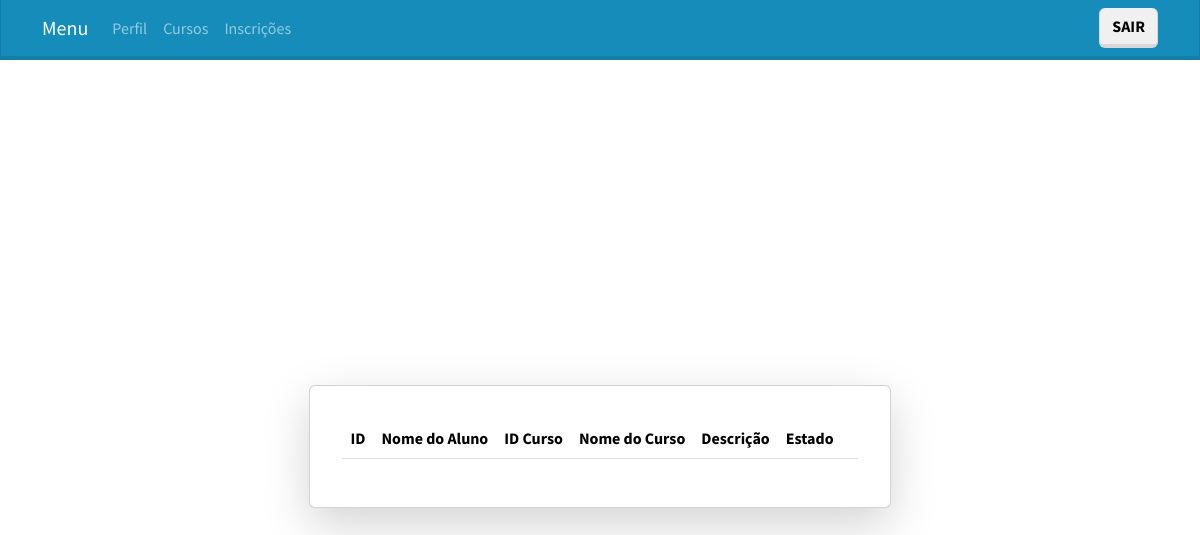
The app's page /paginas/gerirInscricoes.php (signed in), older data.
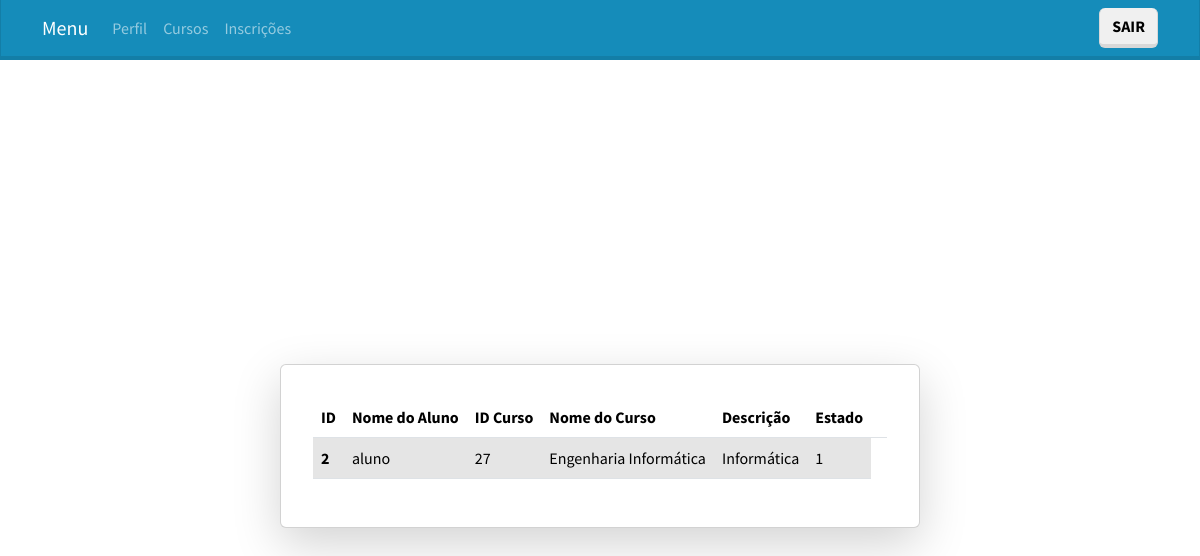
The same page, newer data.
### tables this page shows
CREATE TABLE `inscricao` (
  `id_utilizador` int(40) NOT NULL,
  `id_curso` int(40) NOT NULL,
  `descricao` varchar(200) NOT NULL,
  `estado` int(1) NOT NULL DEFAULT 0
);

CREATE TABLE `utilizador` (
  `id_utilizador` int(40) NOT NULL,
  `nome` varchar(60) NOT NULL,
  `password` varchar(100) NOT NULL,
  `morada` varchar(100) NOT NULL,
  `email` varchar(100) NOT NULL,
  `telemovel` int(10) NOT NULL,
  `tipo_utilizador` int(1) NOT NULL DEFAULT 0
);

CREATE TABLE `curso` (
  `id_curso` int(40) NOT NULL,
  `nome` varchar(100) NOT NULL,
  `descricao` varchar(100) NOT NULL,
  `vagas` int(40) NOT NULL,
  `vagas_preenchidas` int(40) NOT NULL,
  `data_inicio` date NOT NULL,
  `data_fim` date NOT NULL,
  `metodo_selecao` varchar(100) NOT NULL
);

### paginas/gerirInscricoes.php (the view, shortened to what this page needs)
<!DOCTYPE html>
<?php
    include 'cabecalho.php';
?>
<html lang="pt">
<head>
    <link rel="stylesheet" href="bootstrap.css">
</head>
<body>
    <div class="container d-flex justify-content-center align-items-center" style="height: 100vh;">
        <div class="card shadow-lg p-3 mb-5 bg-white rounded" style="margin-top: 20px;">
            <div class="card-body">
                <?php if (!empty($_SESSION['tipo_utilizador']) && ($_SESSION['tipo_utilizador'] == 1 || $_SESSION['tipo_utilizador'] == 3)) : ?>
                    <table class="table table-hover">
                        <thead>
                            <tr>
                                <th scope="col">ID</th>
                                <th scope="col">Nome do Aluno</th>
                                <th scope="col">ID Curso</th>
                                <th scope="col">Nome do Curso</th>
                                <th scope="col">Descrição</th>
                                <th scope="col">Estado</th>
                                <th scope="col"></th>
                            </tr>
                        </thead>
                        <tbody>
                            <?php
                            $sql = "SELECT i.id_utilizador, u.nome AS nome_aluno, c.id_curso, c.nome AS nome_curso, c.descricao, i.estado
                                    FROM inscricao i
                                    INNER JOIN utilizador u ON i.id_utilizador = u.id_utilizador
                                    INNER JOIN curso c ON i.id_curso = c.id_curso";
                            $result = mysqli_query($conn, $sql);
                            if (!$result) {
                                echo "Error: " . mysqli_error($conn);
                            } else {
                                while ($row = mysqli_fetch_assoc($result)) {
                                    ?>
                                <tr class="table-active">
                                    <th scope="row"><?php echo $row['id_utilizador']; ?></th>
                                    <td><?php echo $row['nome_aluno']; ?></td>
                                    <td><?php echo $row['id_curso']; ?></td>
                                    <td><?php echo $row['nome_curso']; ?></td>
                                    <td><?php echo $row['descricao']; ?></td>
                                    <td><?php echo $row['estado']; ?></td>
                                </tr>
                                <?php
                                }
                            }
                            ?>
                        </tbody>
                    </table>
                <?php else : ?>
                    <p>Acesso negado. Por favor, faça login para ver esta página.</p>
                <?php endif; ?>
            </div>
        </div>
    </div>
</body>
</html>

### paginas/cabecalho.php (shortened to what this page needs)
<!DOCTYPE html>
<html>
<head>
    <link rel="stylesheet" href="bootstrap.css">
</head>
<body>
    <nav class="navbar navbar-expand-lg bg-primary" data-bs-theme="dark">
        <div class="container">
            <a class="navbar-brand" href="index.php">Menu</a>
            <div class="collapse navbar-collapse justify-content-between" id="navbarNav">
                <ul class="navbar-nav  nav nav-pills" >
                    <?php
                    if (isset($_SESSION['tipo_utilizador']) && $_SESSION['tipo_utilizador'] > 0){
                        switch ($_SESSION['tipo_utilizador']){
                            case '1':
                                ?>
                                <li class="nav-item">
                                    <a class="nav-link" href="perfil.php">Perfil</a>
                                </li>
                                <li class="nav-item">
                                    <a class="nav-link" href="cursos.php">Cursos</a>
                                </li>
                                <li class="nav-item">
                                    <a class="nav-link" href="inscricoes.php">Inscrições</a>
                                </li>
                                <?php
                                break;
                                ?>
                                <?php
                        }
                    }
                    ?>
                </ul>
                <ul class="navbar-nav">
                    <?php
                    if (!isset($_SESSION['tipo_utilizador'])):
                    ?>
                        <li class="nav-item">
                            <a class="btn btn-secondary my-0 my-sm-0" href="registarformulario.php">Registar</a>
                        </li>
                        <li class="nav-item">
                            <a class="btn btn-secondary my-0 my-sm-0" href="loginformulario.php">Login</a>
                        </li>
                    <?php else: ?>
                        <li class="nav-item">
                            <a class="btn btn-secondary my-0 my-sm-0" href="sair.php">Sair</a>
                        </li>
                    <?php endif; ?>
                </ul>
            </div>
        </div>
    </nav>
</body>
</html>

Row changes from the older to the newer data that the page shows:
added inscricao: id_utilizador "2", id_utilizador.nome "aluno", id_curso.id_curso "27", id_curso.nome "Engenharia Informática", id_curso.descricao "Informática", estado "1"
